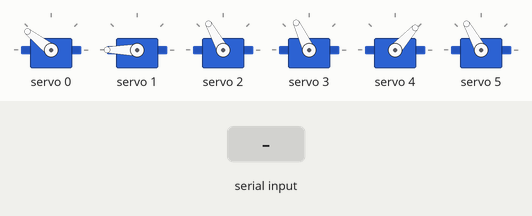
The sketch below on a simulated ESP32. Shown: 6 × servo. The test bench sets the inputs (shaded band). What the sketch prints to the serial monitor is not drawn.

Above: at 1.3 s.
1.4 s: "w\n" received over Serial
At 3.6 s:
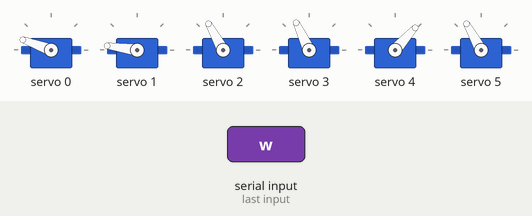
4.4 s: "s\n" received over Serial
At 6.84 s:
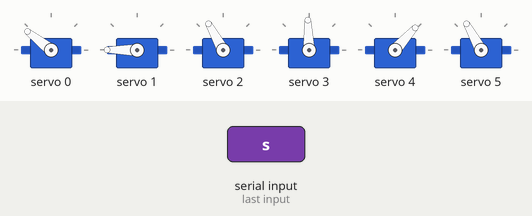
7.4 s: "d\n" received over Serial
At 9.0 s:
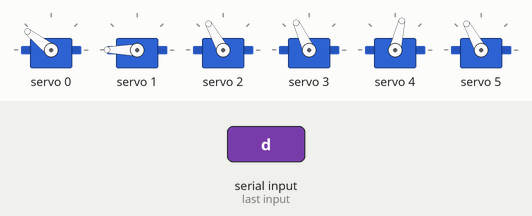
9.3 s: "r\n" received over Serial
12.3 s: "l\n" received over Serial
At 14.6 s:
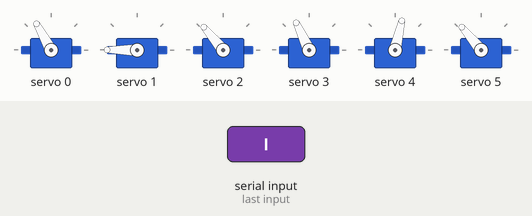
15.3 s: "u\n" received over Serial
At 18.4 s:
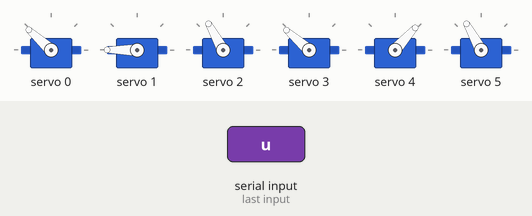
Timing chart, 0 to 19.3 s (numbered marks = the images above; inputs shaded):
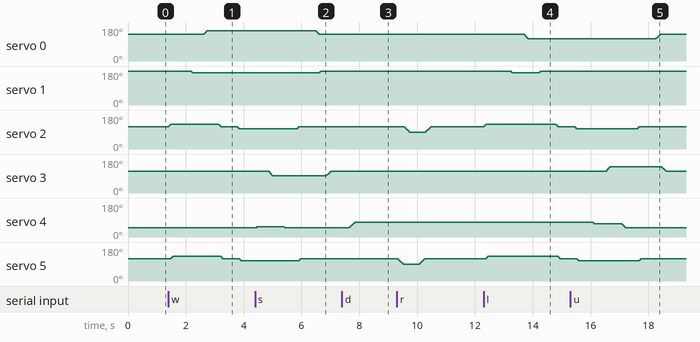

The sketch:

movement.ino
```cpp
#include <Wire.h>
#include <Adafruit_PWMServoDriver.h>

Adafruit_PWMServoDriver pca = Adafruit_PWMServoDriver();

#define CH_LL2 0
#define CH_LL3 1
#define CH_LL5 2
#define CH_RL2 3
#define CH_RL3 4
#define CH_RL5 5

#define SERVOMIN 150
#define SERVOMAX 600

int angleToPulse(int angle) {
  return map(angle, 0, 180, SERVOMIN, SERVOMAX);
}

// ====== الزوايا الجديدة ======
int cur_LL2 = 105, cur_LL3 = 155, cur_LL5 = 85;
int cur_RL2 = 82,  cur_RL3 = 25,  cur_RL5 = 85;

void setServo(int channel, int angle) {
  pca.setPWM(channel, 0, angleToPulse(angle));
}

void moveTo(int channel, int &cur, int target, int spd = 8) {
  if (cur < target)
    for (int i = cur; i <= target; i++) { setServo(channel, i); delay(spd); }
  else
    for (int i = cur; i >= target; i--) { setServo(channel, i); delay(spd); }
  cur = target;
}

void initial_position() {
  Serial.println(">> Initial Position");
  cur_LL2 = 105; cur_LL3 = 155; cur_LL5 = 85;
  cur_RL2 = 82;  cur_RL3 = 25;  cur_RL5 = 85;
  setServo(CH_LL2, 105);
  setServo(CH_LL3, 155);
  setServo(CH_LL5, 85);
  setServo(CH_RL2, 82);
  setServo(CH_RL3, 25);
  setServo(CH_RL5, 85);
}

void stand_straight() {
  Serial.println(">> Stand");
  moveTo(CH_LL2, cur_LL2, 105);
  moveTo(CH_LL3, cur_LL3, 155);
  moveTo(CH_LL5, cur_LL5, 85);
  moveTo(CH_RL2, cur_RL2, 82);
  moveTo(CH_RL3, cur_RL3, 25);
  moveTo(CH_RL5, cur_RL5, 85);
}

void sit_down() {
  Serial.println(">> Sit Down");
  moveTo(CH_LL3, cur_LL3, 180);
  moveTo(CH_RL3, cur_RL3, 50);
}

void stand_up() {
  Serial.println(">> Stand Up");
  stand_straight();
}

void move_forward() {
  Serial.println(">> Move Forward");

  // ===== نقل الوزن لليمين =====
  moveTo(CH_LL5, cur_LL5, 95, 6);
  moveTo(CH_RL5, cur_RL5, 95, 6);
  delay(500);

  // ===== رفع الرجل الشمال =====
  moveTo(CH_LL3, cur_LL3, 130, 6);
  delay(400);
  // delay(3000);

  // ===== تقديم الرجل الشمال =====
  moveTo(CH_LL2, cur_LL2, 120, 6);
  delay(400);
  // delay(3000);
  // ===== تنزيل الرجل الشمال =====
  // moveTo(CH_LL3, cur_LL3, 120, 6);
  // // delay(400);
  // delay(3000);
  // ===== رجوع الوزن للنص =====
  moveTo(CH_LL5, cur_LL5, 85, 6);
  moveTo(CH_RL5, cur_RL5, 85, 6);
  delay(500);
  // delay(3000);
  // ===== نقل الوزن للشمال =====
  moveTo(CH_LL5, cur_LL5, 75, 6);
  moveTo(CH_RL5, cur_RL5, 75, 6);
  delay(500);
  // ===== رفع الرجل اليمين =====
  moveTo(CH_RL3, cur_RL3, 30, 6);
  delay(400);
  // ===== تقديم الرجل اليمين =====
  moveTo(CH_RL2, cur_RL2, 62, 6);
  delay(400);
  // ===== تنزيل الرجل اليمين =====
  moveTo(CH_RL3, cur_RL3, 25, 6);
  delay(400);
  // ===== رجوع للنص =====
  moveTo(CH_LL5, cur_LL5, 85, 6);
  moveTo(CH_RL5, cur_RL5, 85, 6);
  delay(500);
}

void turn_right() {
  Serial.println(">> Turn Right");
  moveTo(CH_RL5, cur_RL5, 60);
  moveTo(CH_LL5, cur_LL5, 60);
  delay(300);
  moveTo(CH_RL5, cur_RL5, 85);
  moveTo(CH_LL5, cur_LL5, 85);
}

void turn_left() {
  Serial.println(">> Turn Left");
  // ===== نقل الوزن لليمين =====
  moveTo(CH_LL5, cur_LL5, 95, 6);
  moveTo(CH_RL5, cur_RL5, 95, 6);
  delay(500);

  // ===== رفع الرجل الشمال =====
  moveTo(CH_LL3, cur_LL3, 130, 6);
  delay(400);

  // ===== تقديم الرجل الشمال =====
  moveTo(CH_LL2, cur_LL2, 85, 6);
  delay(400);

  // ===== تنزيل الرجل الشمال =====
  moveTo(CH_LL3, cur_LL3, 155, 6);
  delay(400);

  // ===== رجوع الوزن للنص =====
  moveTo(CH_LL5, cur_LL5, 85, 6);
  moveTo(CH_RL5, cur_RL5, 85, 6);
  delay(500);

  // ===== نقل الوزن للشمال =====
  moveTo(CH_LL5, cur_LL5, 75, 6);
  moveTo(CH_RL5, cur_RL5, 75, 6);
  delay(500);

  // ===== رفع الرجل اليمين =====
  moveTo(CH_RL3, cur_RL3, 45, 6);
  delay(400);

  // ===== تقديم الرجل اليمين =====
  moveTo(CH_RL2, cur_RL2, 102, 6);
  delay(400);

  // ===== تنزيل الرجل اليمين =====
  moveTo(CH_RL3, cur_RL3, 25, 6);
  delay(400);

  // ===== رجوع للنص =====
  moveTo(CH_LL5, cur_LL5, 85, 6);
  moveTo(CH_RL5, cur_RL5, 85, 6);
  delay(500);
}

void printCommands() {
  Serial.println("=== Commands ===");
  Serial.println("  i  → Initial Position");
  Serial.println("  s  → Stand");
  Serial.println("  d  → Sit Down");
  Serial.println("  u  → Stand Up");
  Serial.println("  w  → Move Forward");
  Serial.println("  r  → Turn Right");
  Serial.println("  l  → Turn Left");
  Serial.println("  LL2/LL3/LL5/RL2/RL3/RL5 [angle]");
}

void setup() {
  Serial.begin(115200);
  Wire.begin(21, 22);
  pca.begin();
  pca.setOscillatorFrequency(27000000);
  pca.setPWMFreq(50);
  delay(100);

  initial_position();
  Serial.println("====== Robot Ready ======");
  printCommands();
}

void loop() {
  if (Serial.available()) {
    String cmd = Serial.readStringUntil('\n');
    cmd.trim();

    if      (cmd == "i") initial_position();
    else if (cmd == "s") stand_straight();
    else if (cmd == "d") sit_down();
    else if (cmd == "u") stand_up();
    else if (cmd == "w") move_forward();
    else if (cmd == "r") turn_right();
    else if (cmd == "l") turn_left();
    else {
      int sp = cmd.indexOf(' ');
      if (sp != -1) {
        String name  = cmd.substring(0, sp);
        int    angle = constrain(cmd.substring(sp + 1).toInt(), 0, 180);

        if      (name == "LL2") moveTo(CH_LL2, cur_LL2, angle);
        else if (name == "LL3") moveTo(CH_LL3, cur_LL3, angle);
        else if (name == "LL5") moveTo(CH_LL5, cur_LL5, angle);
        else if (name == "RL2") moveTo(CH_RL2, cur_RL2, angle);
        else if (name == "RL3") moveTo(CH_RL3, cur_RL3, angle);
        else if (name == "RL5") moveTo(CH_RL5, cur_RL5, angle);
        else { Serial.println("Unknown!"); printCommands(); return; }

        Serial.print("Moved "); Serial.print(name);
        Serial.print(" → "); Serial.println(angle);
      } else {
        Serial.println("Unknown command!");
        printCommands();
      }
    }
  }
}
```

Measured:
- after the input at 1.4 s, servo 0: 142° → 160° after 1.2 s; servo 1: 180° → 172° after 0.77 s; servo 2: rises from 119° to 130° in 0.08 s, then falls to 107° in 2.4 s; servo 5: rises from 119° to 130° in 0.05 s, then falls to 107° in 2.4 s
- after the input at 4.4 s, servo 0: 160° → 142° after 2.1 s; servo 1: 172° → 180° after 2.2 s
- after the input at 7.4 s, servo 4: moves from 48° to 77° over 0.21 s, starting after 0.23 s
- after the input at 12.3 s, servo 0: 142° → 119° after 1.4 s; servo 1: 180° → 172° after 0.94 s, → 180° 0.99 s later; servo 2: 119° → 130° at once, → 119° 2.5 s later; servo 5: 119° → 130° after 0.09 s, → 119° 2.5 s later
- after the input at 15.3 s, servo 0: 119° → 142° after 3.0 s
- by itself, servo 3: rises from 115° to 139° in 0.13 s, then falls to 115° in 2.0 s
